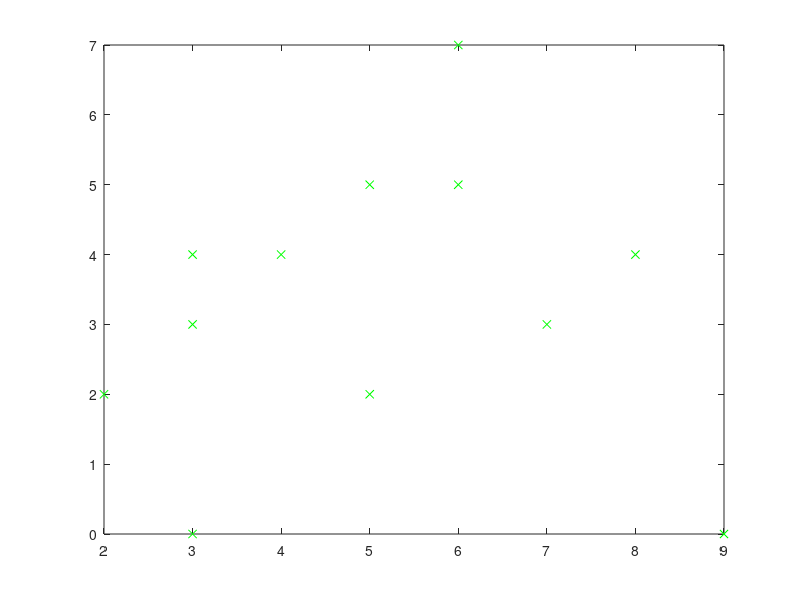

Write MATLAB code to recreate this figure. (Note: this script raises an error after producing the figure.)
original_points = [2 2; 3 3; 4 4; 5 5; 6 7; 9 0; 3 0; 3 4; 7 3; 6 5; 8 4; 5 2];
figure(1); plot(original_points(:,1),original_points(:,2), 'gx' )
hold on

[amount_of_points ignore] = size(original_points);
iterations = 1000;
thresshold = 1;

max_close_points = 0;
res_slope = 0;
res_intercept = 0;
res_point_one = [];
res_point_two = [];

for i=1:iterations 
    points = two_random_points(original_points);
    point_one = points(1,:);
    point_two = points(2,:);
   
    slope = (point_two(2) - point_one(2)) / (point_two(1) - point_one(1));
    intercept = point_one(2) - slope * point_one(1);
    amount_of_close_points = 0;
    
    for j=1:amount_of_points
        d = distance(original_points(j,:), slope, intercept);
        if d < thresshold
            amount_of_close_points = amount_of_close_points + 1;
        end
    end
    
    if amount_of_close_points > max_close_points
        max_close_points = amount_of_close_points;
        res_slope = slope;
        res_intercept = intercept;
        res_point_one = point_one;
        res_point_two = point_two;
    end
end

plot([res_point_one(1) res_point_two(1)],[res_point_one(2) res_point_two(2)], 'Color', 'red', 'LineStyle', '--');
hold off

function f = distance(point, slope, intercept)
    f = abs(slope*point(1) - point(2) + intercept)/(sqrt(slope*slope + 1));
end

function f = two_random_points(points)
    point_one = random_point(points);
    point_two = random_point(points);
    while point_one(1) == point_two(1)
         point_two = random_point(points);
    end
    f = [point_one ; point_two];
end


function f = random_point(points)
    [X Y] = size(points);
    random_position = ceil(rand()*X);
    f = points(random_position,:);
end